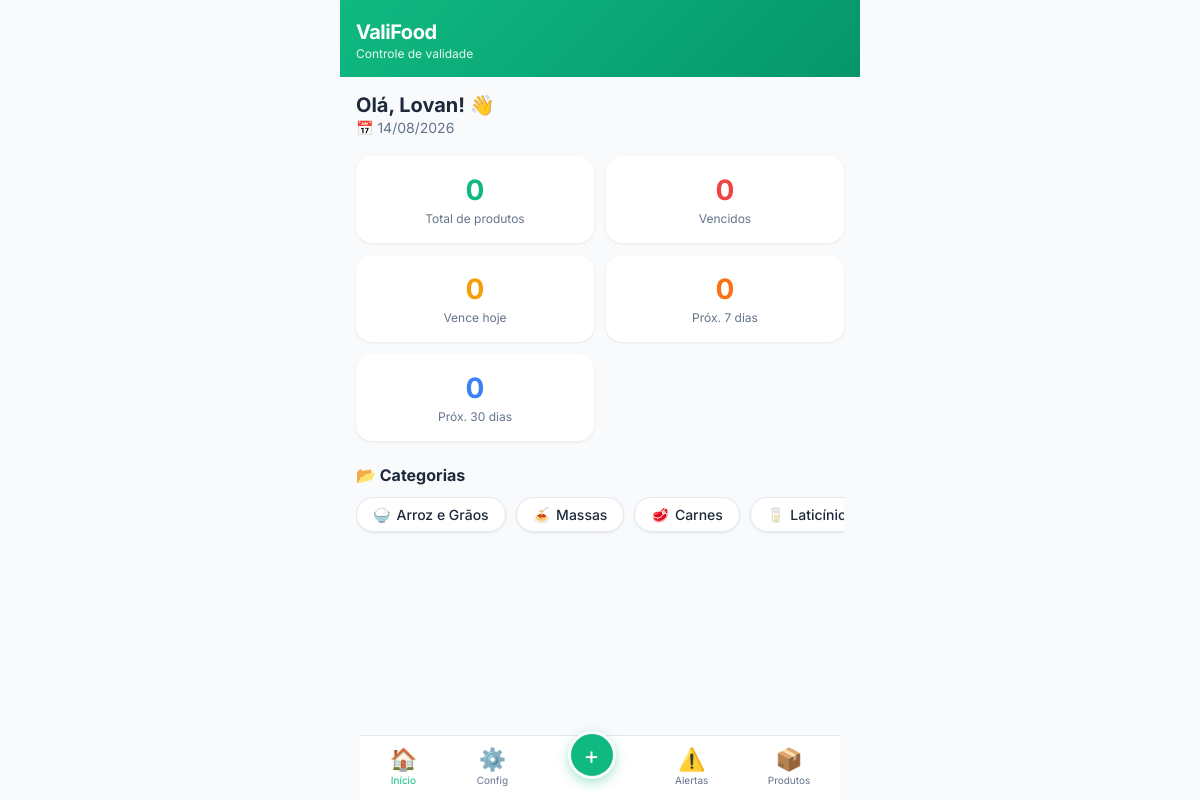
The page /dashboard (signed in) on the database as committed earlier.
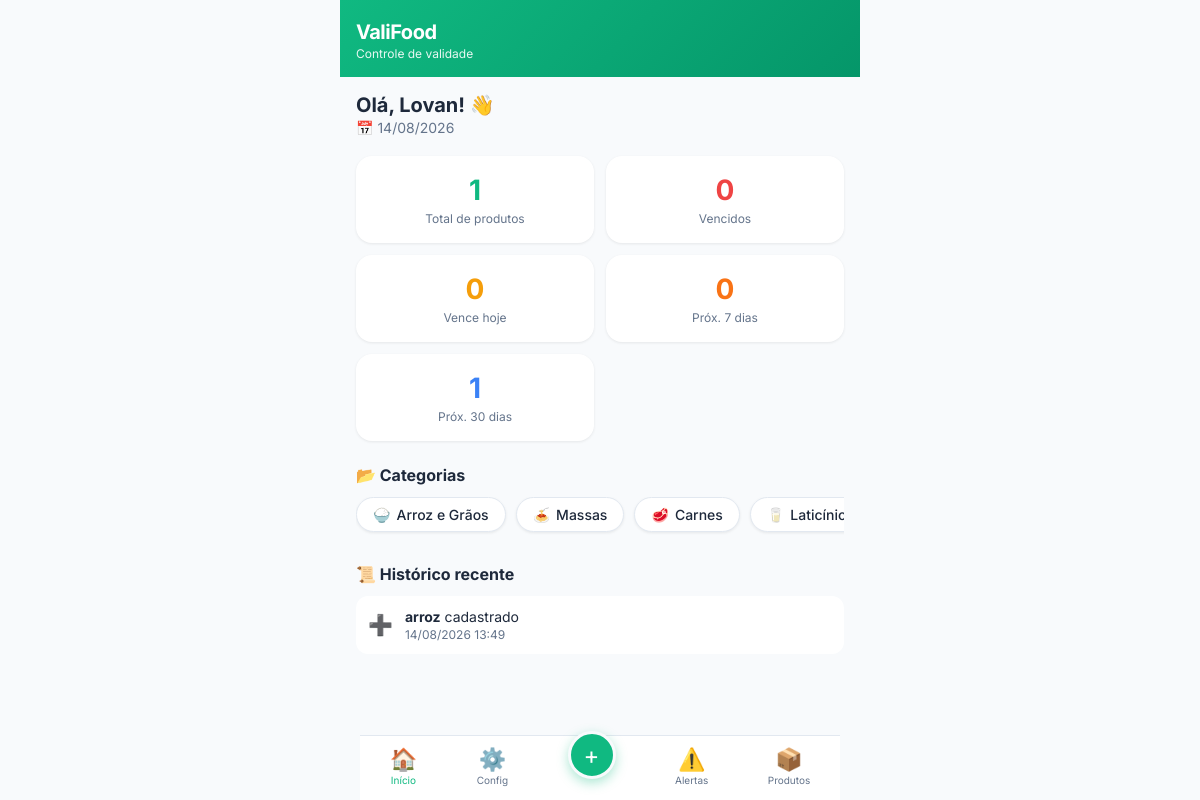
The same page on the database as committed later.
### app/models.py (models this page shows)
class Category(db.Model):
    __tablename__ = 'categories'
    id = db.Column(db.Integer, primary_key=True)
    name = db.Column(db.String(50), nullable=False)
    icon = db.Column(db.String(10), default='📦')
    color = db.Column(db.String(20), default='#6366f1')
    user_id = db.Column(db.Integer, db.ForeignKey('users.id'), nullable=True)
    created_at = db.Column(db.DateTime, default=lambda: datetime.now(pytz.timezone('America/Sao_Paulo')))
    products = db.relationship('Product', backref='category', lazy='dynamic')

class History(db.Model):
    __tablename__ = 'history'
    id = db.Column(db.Integer, primary_key=True)
    user_id = db.Column(db.Integer, db.ForeignKey('users.id'), nullable=False)
    product_id = db.Column(db.Integer, db.ForeignKey('products.id'), nullable=True)
    product_name = db.Column(db.String(150), nullable=False)
    action = db.Column(db.String(50), nullable=False)  # cadastrado, consumido, editado, excluido, estoque_adicionado
    quantity_change = db.Column(db.Float, default=0)
    notes = db.Column(db.Text, nullable=True)
    created_at = db.Column(db.DateTime, default=lambda: datetime.now(pytz.timezone('America/Sao_Paulo')))

### app/routes/dashboard.py (the view)
@bp.route('/')
@bp.route('/dashboard')
@login_required
def index():
    tz = pytz.timezone('America/Sao_Paulo')
    today = datetime.now(tz).date()
    products = Product.query.filter_by(user_id=current_user.id, active=True).all()
    total = len(products)
    vencidos = 0
    vence_hoje = 0
    vence_7 = 0
    vence_30 = 0
    consuma_primeiro = []
    for p in products:
        if p.no_expiration or not p.expiration_date:
            continue
        days = (p.expiration_date - today).days
        if days < 0:
            vencidos += 1
        if days == 0:
            vence_hoje += 1
        if 0 <= days <= 7:
            vence_7 += 1
        if 0 <= days <= 30:
            vence_30 += 1
        if days <= 7 and days >= 0:
            consuma_primeiro.append(p)
    consuma_primeiro.sort(key=lambda x: x.expiration_date)
    consuma_primeiro = consuma_primeiro[:5]
    categories = Category.query.filter(
        (Category.user_id == current_user.id) | (Category.user_id == None)
    ).all()
    recent_history = History.query.filter_by(user_id=current_user.id).order_by(History.created_at.desc()).limit(10).all()
    return render_template('dashboard.html',
        now=datetime.now(tz),
        total=total,
        vencidos=vencidos,
        vence_hoje=vence_hoje,
        vence_7=vence_7,
        vence_30=vence_30,
        consuma_primeiro=consuma_primeiro,
        categories=categories,
        recent_history=recent_history
    )

### app/templates/dashboard.html (shortened to what this page needs)
{% extends "base.html" %}
{% block content %}
<div class="dashboard">
    <div class="dashboard-header">
        <h2>Olá, {{ current_user.name.split()[0] }}! 👋</h2>
        <p class="dashboard-date">📅 {{ now.strftime('%d/%m/%Y') }}</p>
    </div>
    <div class="stats-grid">
        <a href="{{ url_for('products.list_products') }}" class="stat-card stat-total">
            <span class="stat-number">{{ total }}</span>
            <span class="stat-label">Total de produtos</span>
        </a>
        <a href="{{ url_for('products.list_products', status='vencido') }}" class="stat-card stat-danger">
            <span class="stat-number">{{ vencidos }}</span>
            <span class="stat-label">Vencidos</span>
        </a>
        <a href="{{ url_for('products.list_products', status='vence_hoje') }}" class="stat-card stat-warning">
            <span class="stat-number">{{ vence_hoje }}</span>
            <span class="stat-label">Vence hoje</span>
        </a>
        <a href="{{ url_for('products.list_products', status='atencao') }}" class="stat-card stat-attention">
            <span class="stat-number">{{ vence_7 }}</span>
            <span class="stat-label">Próx. 7 dias</span>
        </a>
        <a href="{{ url_for('products.list_products', status='proximo') }}" class="stat-card stat-info">
            <span class="stat-number">{{ vence_30 }}</span>
            <span class="stat-label">Próx. 30 dias</span>
        </a>
    </div>
    <section class="section">
        <h3 class="section-title">📂 Categorias</h3>
        <div class="category-scroll">
            {% for cat in categories %}
            <a href="{{ url_for('products.list_products', category=cat.id) }}" class="category-chip">
                <span class="category-icon">{{ cat.icon }}</span>
                <span class="category-name">{{ cat.name }}</span>
            </a>
            {% endfor %}
        </div>
    </section>
    {% if recent_history %}
    <section class="section">
        <h3 class="section-title">📜 Histórico recente</h3>
        <div class="history-list">
            {% for h in recent_history %}
            <div class="history-item">
                <div class="history-icon">
                    {% if h.action == 'cadastrado' %}➕{% elif h.action == 'consumido' %}➖{% elif h.action == 'excluido' %}🗑️{% else %}✏️{% endif %}
                </div>
                <div class="history-info">
                    <p class="history-text">
                        <strong>{{ h.product_name }}</strong>
                        {% if h.action == 'cadastrado' %}
                            cadastrado
                        {% elif h.action == 'consumido' %}
                            - {{ h.quantity_change|abs|int }} {{ h.notes.split()[-1] if h.notes else 'unidade' }}
                        {% elif h.action == 'estoque_adicionado' %}
                            + {{ h.quantity_change|int }} {{ h.notes.split()[-1] if h.notes else 'unidade' }}
                        {% elif h.action == 'excluido' %}
                            removido
                        {% else %}
                            editado
                        {% endif %}
                    </p>
                    <span class="history-date">{{ h.created_at.strftime('%d/%m/%Y %H:%M') }}</span>
                </div>
            </div>
            {% endfor %}
        </div>
    </section>
    {% endif %}
</div>
{% endblock %}

Rows that differ between the two databases and show on the page:
added History: product_name "arroz", action "cadastrado", created_at "14/08/2026 13:49"
Other text that changed with them:
{{ total }}: "0" → "1"
{{ vence_30 }}: "0" → "1"
text now shown: "📜 Histórico recente"
